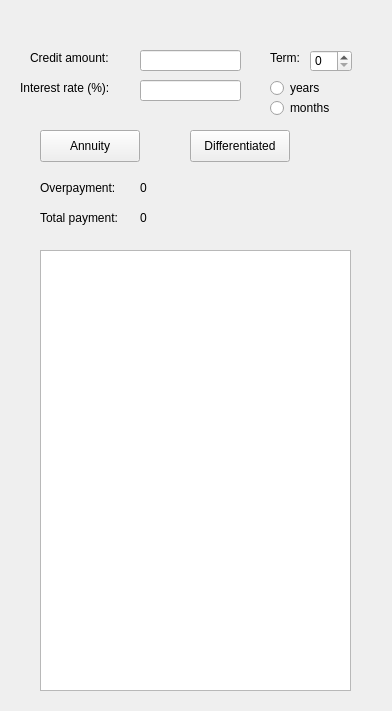
<?xml version="1.0" encoding="UTF-8"?>
<ui version="4.0">
 <class>Credit</class>
 <widget class="QWidget" name="Credit">
  <property name="geometry">
   <rect>
    <x>0</x>
    <y>0</y>
    <width>392</width>
    <height>711</height>
   </rect>
  </property>
  <property name="windowTitle">
   <string>Form</string>
  </property>
  <widget class="QLineEdit" name="credit_amount">
   <property name="geometry">
    <rect>
     <x>140</x>
     <y>50</y>
     <width>101</width>
     <height>21</height>
    </rect>
   </property>
  </widget>
  <widget class="QLabel" name="label">
   <property name="geometry">
    <rect>
     <x>30</x>
     <y>50</y>
     <width>101</width>
     <height>16</height>
    </rect>
   </property>
   <property name="text">
    <string>Credit amount:</string>
   </property>
  </widget>
  <widget class="QLabel" name="label_2">
   <property name="geometry">
    <rect>
     <x>20</x>
     <y>80</y>
     <width>101</width>
     <height>16</height>
    </rect>
   </property>
   <property name="text">
    <string>Interest rate (%):</string>
   </property>
  </widget>
  <widget class="QLineEdit" name="interest_rate">
   <property name="geometry">
    <rect>
     <x>140</x>
     <y>80</y>
     <width>101</width>
     <height>21</height>
    </rect>
   </property>
  </widget>
  <widget class="QPushButton" name="pushButton_annuity">
   <property name="geometry">
    <rect>
     <x>40</x>
     <y>130</y>
     <width>100</width>
     <height>32</height>
    </rect>
   </property>
   <property name="text">
    <string>Annuity</string>
   </property>
  </widget>
  <widget class="QPushButton" name="pushButton_differentiated">
   <property name="geometry">
    <rect>
     <x>190</x>
     <y>130</y>
     <width>100</width>
     <height>32</height>
    </rect>
   </property>
   <property name="text">
    <string>Differentiated</string>
   </property>
  </widget>
  <widget class="QRadioButton" name="years">
   <property name="geometry">
    <rect>
     <x>270</x>
     <y>80</y>
     <width>81</width>
     <height>16</height>
    </rect>
   </property>
   <property name="text">
    <string>years</string>
   </property>
  </widget>
  <widget class="QRadioButton" name="radioButton_2">
   <property name="geometry">
    <rect>
     <x>270</x>
     <y>100</y>
     <width>81</width>
     <height>16</height>
    </rect>
   </property>
   <property name="text">
    <string>months</string>
   </property>
  </widget>
  <widget class="QSpinBox" name="term">
   <property name="geometry">
    <rect>
     <x>310</x>
     <y>50</y>
     <width>42</width>
     <height>22</height>
    </rect>
   </property>
  </widget>
  <widget class="QLabel" name="label_3">
   <property name="geometry">
    <rect>
     <x>270</x>
     <y>50</y>
     <width>58</width>
     <height>16</height>
    </rect>
   </property>
   <property name="text">
    <string>Term:</string>
   </property>
  </widget>
  <widget class="QTableWidget" name="tableWidget">
   <property name="geometry">
    <rect>
     <x>40</x>
     <y>250</y>
     <width>311</width>
     <height>441</height>
    </rect>
   </property>
   <attribute name="horizontalHeaderDefaultSectionSize">
    <number>150</number>
   </attribute>
  </widget>
  <widget class="QLabel" name="label_4">
   <property name="geometry">
    <rect>
     <x>40</x>
     <y>180</y>
     <width>121</width>
     <height>16</height>
    </rect>
   </property>
   <property name="text">
    <string>Overpayment:</string>
   </property>
  </widget>
  <widget class="QLabel" name="label_5">
   <property name="geometry">
    <rect>
     <x>40</x>
     <y>210</y>
     <width>91</width>
     <height>16</height>
    </rect>
   </property>
   <property name="text">
    <string>Total payment:</string>
   </property>
  </widget>
  <widget class="QLabel" name="overpayment">
   <property name="geometry">
    <rect>
     <x>140</x>
     <y>180</y>
     <width>131</width>
     <height>16</height>
    </rect>
   </property>
   <property name="text">
    <string>0</string>
   </property>
  </widget>
  <widget class="QLabel" name="total_payment">
   <property name="geometry">
    <rect>
     <x>140</x>
     <y>210</y>
     <width>151</width>
     <height>16</height>
    </rect>
   </property>
   <property name="text">
    <string>0</string>
   </property>
  </widget>
 </widget>
 <resources/>
 <connections/>
</ui>
